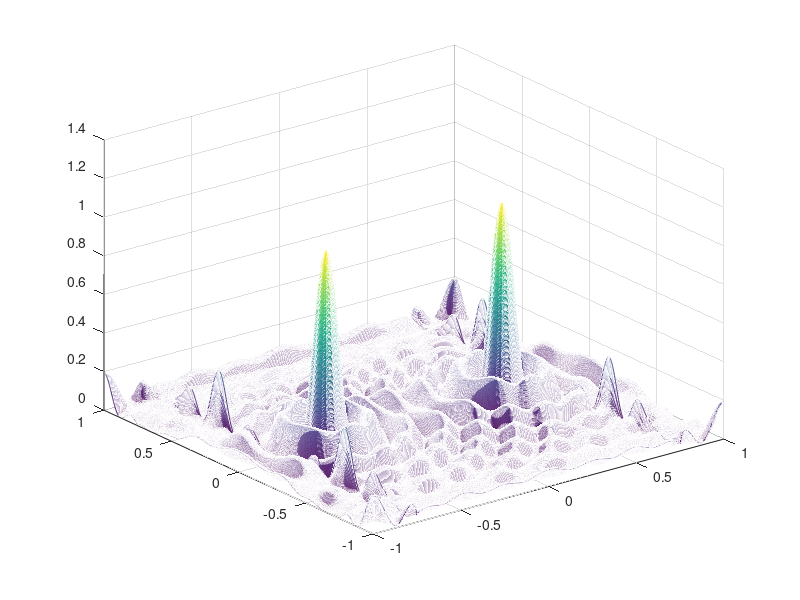
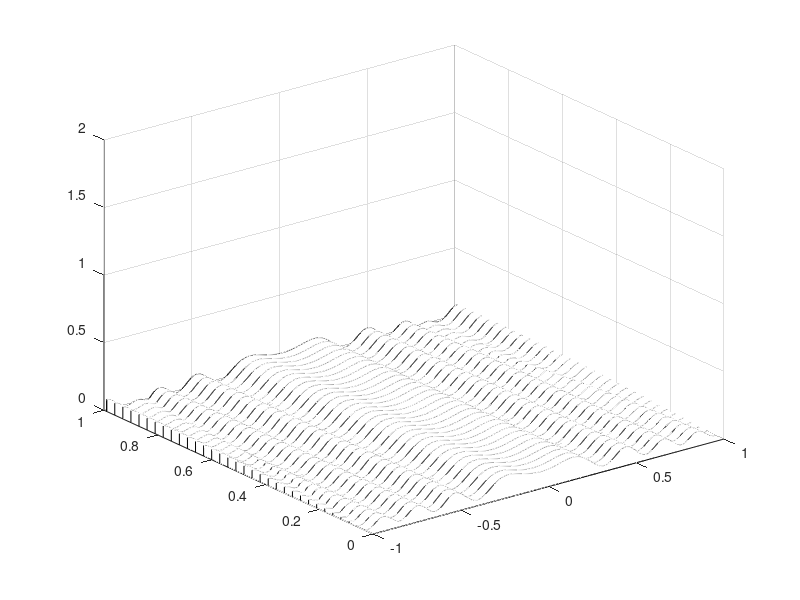
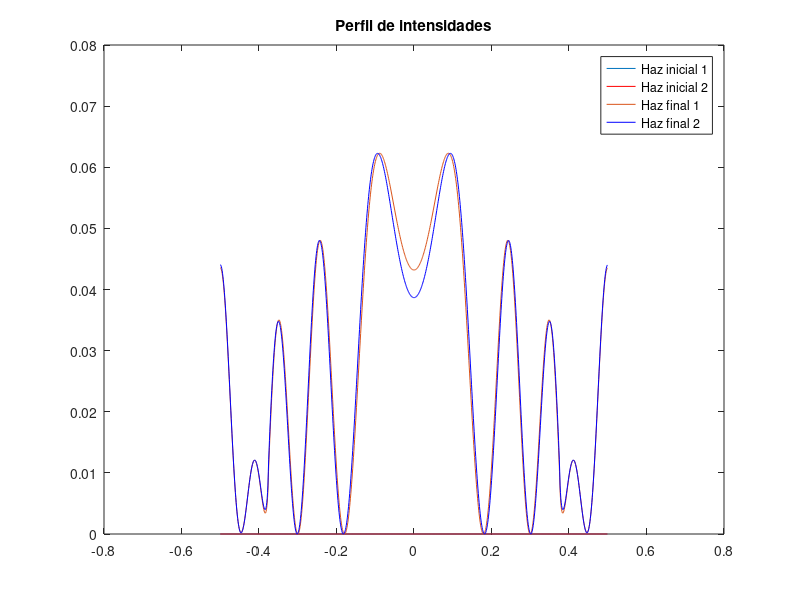

The MATLAB source for these figures, in order:

nx = 1024;
ny = nx;
xm = 1;
ym = xm;
lz = 1;
dz = 0.03;
nz = round(lz/dz);
ww = 1;



x = linspace(-xm, xm, nx+1); x = x(1:nx);
dx = x(2) - x(1);
y = linspace(-ym, ym, ny+1); y = y(1:ny);
dy = y(2) - y(1);
[x, y] = meshgrid(x, y);
[phi, r] = cart2pol(x, y);

xif=0.5;

x_shift = -xif; 
x_beam1 = linspace(-xm + x_shift, xm + x_shift, nx + 1);
x_beam1 = x_beam1(1:nx);
dx_beam1 = x_beam1(2) - x_beam1(1);
y_beam1 = linspace(-ym, ym, ny + 1);
y_beam1 = y_beam1(1:ny);
dy_beam1 = y_beam1(2) - y_beam1(1);
[x_beam1, y_beam1] = meshgrid(x_beam1, y_beam1);
[phi_beam1, r_beam1] = cart2pol(x_beam1, y_beam1);
U1 = besselj(0, 2.6.*7.35.*r_beam1);

x_shift = xif;
x_beam2 = linspace(-xm + x_shift, xm + x_shift, nx + 1);
x_beam2 = x_beam2(1:nx);
dx_beam2 = x_beam2(2) - x_beam2(1);
y_beam2 = linspace(-ym, ym, ny + 1);
y_beam2 = y_beam2(1:ny);
dy_beam2 = y_beam2(2) - y_beam2(1);
[x_beam2, y_beam2] = meshgrid(x_beam2, y_beam2);
[phi_beam2, r_beam2] = cart2pol(x_beam2, y_beam2);
U2 = besselj(0, 2.6.*7.35.*r_beam2);
fx = (-nx/2:nx/2-1)*2*pi/(2*xm);
fy = (-ny/2:ny/2-1)*2*pi/(2*ym);
[fx, fy] = meshgrid(fx, fy);
tf = fftshift(exp(-1i*dz*sqrt(fx.^2 + fy.^2)/4));


Ux1 = zeros(nx, nz+1);
Ux2 = zeros(nx, nz+1);
for ii = 1:nz
    U1 = ifft2(tf .* fft2(U1));
    U2 = ifft2(tf .* fft2(U2));
    Ux1(:, ii+1) = U1(:, nx/2);
    Ux2(:, ii+1) = U2(:, nx/2);
    imagesc(abs(U1).^2 + abs(U2).^2); axis square; colorbar;
    drawnow;
end

figure(1);
mesh(x, y, abs(U1).^2 + abs(U2).^2);
shading flat;


figure(2);
waterfall(x(1,1:nx), (0:nz)*dz, ((abs(Ux1)').^2 + (abs(Ux2)').^2));
axis([-ym ym 0 lz 0 2]);
colormap([0 0 0]);

figure(3);
plot(x(1,:)./2, abs(Ux1(:, 1)).^2, x(1,:)./2, abs(Ux2(:, 1)).^2, 'r');
hold on;
plot(x(1,:)./2, abs(Ux1(:, end)).^2, (x(1,:)./2), abs(Ux2(:, end)).^2, 'b');
hold off;
legend('Haz inicial 1', 'Haz inicial 2', 'Haz final 1', 'Haz final 2');
title('Perfil de intensidades');
